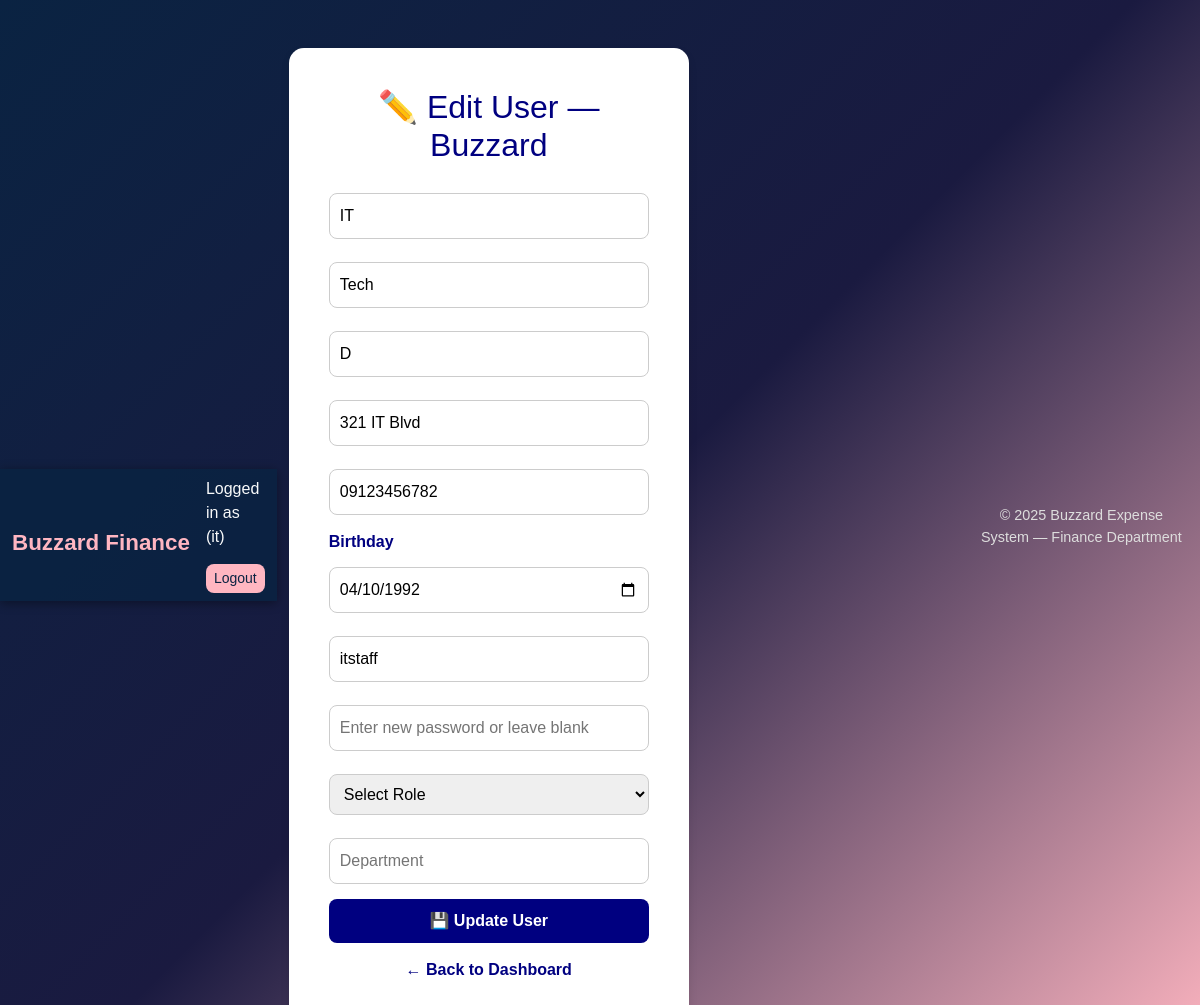
Page /edit_user/4 (signed in) on the committed database.
### app.py (models this page shows, shortened)
class User(UserMixin, db.Model):
    id = db.Column(db.Integer, primary_key=True)
    name = db.Column(db.String(150), unique=True)   # username
    password = db.Column(db.String(200))
    role = db.Column(db.String(50))  # admin, finance, head, it
    department = db.Column(db.String(100), nullable=True)
    last_name = db.Column(db.String(100))
    given_name = db.Column(db.String(100))
    middle_name = db.Column(db.String(100))
    address = db.Column(db.String(200))
    contact_number = db.Column(db.String(50))
    birthday = db.Column(db.String(20))
    email = db.Column(db.String(150))
    pin = db.Column(db.String(10), default="0000")
    date_created = db.Column(db.DateTime, default=datetime.utcnow)

### app.py (the view, shortened to what this page needs)
@app.route('/edit_user/<int:user_id>', methods=['GET','POST'])
@login_required
def edit_user(user_id):
    if current_user.role.lower() not in ['admin', 'it']:
        flash("Access Denied", "error")
        return redirect(url_for('login'))
    user = User.query.get_or_404(user_id)
    return render_template('edit_user.html', user=user)

### app.py (called while the page is built)
@login_manager.user_loader
def load_user(user_id):
    return db.session.get(User, int(user_id))

### templates/edit_user.html (shortened to what this page needs)
{% extends "base.html" %}
{% block content %}
<div class="create-form">
    <h2>✏️ Edit User — Buzzard</h2>
    <form id="editUserForm" method="post" action="{{ url_for('edit_user', user_id=user.id) }}">
        <input type="text" name="last_name" placeholder="Last Name" value="{{ user.last_name }}" required>
        <input type="text" name="given_name" placeholder="Given Name" value="{{ user.given_name }}" required>
        <input type="text" name="middle_name" placeholder="Middle Name" value="{{ user.middle_name }}">
        <input type="text" name="address" placeholder="Address" value="{{ user.address }}" required>
        <input type="tel" name="contact_number" placeholder="Contact Number" pattern="[0-9]{11}" value="{{ user.contact_number }}" required>
        <label for="birthday">Birthday</label>
        <input type="date" name="birthday" id="birthday" value="{{ user.birthday }}" required>
        <input type="text" name="username" placeholder="Username" value="{{ user.name }}" required>
        <input type="password" name="password" placeholder="Enter new password or leave blank">
        <select name="role" id="roleSelect" required>
            <option value="">Select Role</option>
        </select>
        <input type="text" name="department" id="department" placeholder="Department" value="{{ user.department or '' }}" readonly>
        <button type="submit">💾 Update User</button>
    </form>
    <a href="{{ url_for('dashboard_admin') if current_user.role=='admin' else url_for('dashboard_it') }}">← Back to Dashboard</a>
</div>
{% endblock %}

### templates/base.html (shortened to what this page needs)
<!DOCTYPE html>
<html lang="en">
<head>
    <link rel="stylesheet" href="https://cdn.jsdelivr.net/npm/bootstrap@5.3.0/dist/css/bootstrap.min.css">
</head>
<body>
    <nav class="navbar navbar-expand-lg navbar-dark">
        <div class="container-fluid">
            <a class="navbar-brand" href="/">Buzzard Finance</a>
            <div>
                {% if user %}
                    <span class="me-2">Logged in as <strong>{{ user['username'] }}</strong> ({{ user['role'] }})</span>
                    <a href="{{ url_for('logout') }}" class="btn btn-sm">Logout</a>
                {% endif %}
            </div>
        </div>
    </nav>
    <div class="container my-5">
        {% block content %}{% endblock %}
    </div>
    <footer>
        <p>&copy; 2025 Buzzard Expense System — Finance Department</p>
    </footer>
</body>
</html>

### templates/base.html (style rules this page uses)
body { background: linear-gradient(135deg, #0a2342 0%, #1a1a40 50%, #ffb6c1 100%); color: #f8f9fa; font-family: 'Poppins', sans-serif; min-height: 100vh; background-attachment: fixed; }
nav.navbar { background-color: rgba(10, 35, 66, 0.9); box-shadow: 0 2px 10px rgba(0,0,0,0.4); }
.navbar-brand { color: #ffb6c1 !important; font-weight: bold; font-size: 1.4rem; }
button, .btn { background-color: #ffb6c1; color: #0a2342; border: none; border-radius: 8px; transition: all 0.3s; }
footer { text-align: center; color: #ddd; padding: 15px; font-size: 0.9rem; }

### templates/edit_user.html (style rules this page uses)
body { font-family: "Poppins", sans-serif; background-color: #f7f9fb; display: flex; justify-content: center; align-items: center; min-height: 100vh; }
.create-form { background: #fff; padding: 40px; border-radius: 15px; box-shadow: 0 4px 8px rgba(0,0,0,0.1); width: 400px; text-align: center; }
h2 { color: navy; margin-bottom: 20px; }
label { display: block; font-weight: 600; color: navy; text-align: left; margin-bottom: 5px; }
input, select { width: 100%; padding: 10px; margin: 8px 0 15px 0; border: 1px solid #ccc; border-radius: 8px; font-size: 1rem; }
button { width: 100%; padding: 10px; background: navy; color: white; border: none; border-radius: 8px; cursor: pointer; font-weight: bold; }
a { display: inline-block; margin-top: 15px; color: navy; text-decoration: none; font-weight: 600; }

### rows in the picture
User: role "it", last_name "IT", given_name "Tech", middle_name "D", address "321 IT Blvd", contact_number "09123456782", birthday "04/10/1992", username "itstaff"
